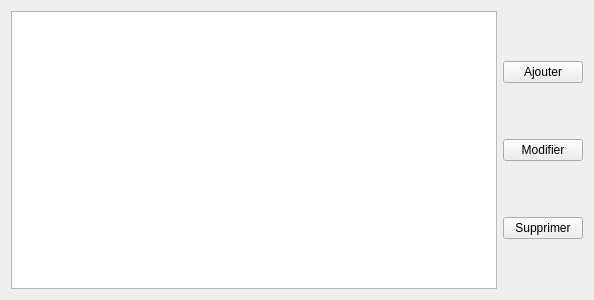
<?xml version="1.0" encoding="UTF-8"?>
<ui version="4.0">
 <class>WListeGraines</class>
 <widget class="QWidget" name="WListeGraines">
  <property name="geometry">
   <rect>
    <x>0</x>
    <y>0</y>
    <width>594</width>
    <height>300</height>
   </rect>
  </property>
  <property name="windowTitle">
   <string>Liste des graines</string>
  </property>
  <layout class="QHBoxLayout" name="horizontalLayout">
   <item>
    <layout class="QVBoxLayout" name="ly_boutons_liste_graines">
     <item>
      <widget class="QTableView" name="liste_graines"/>
     </item>
    </layout>
   </item>
   <item>
    <layout class="QVBoxLayout" name="ly_liste_graines">
     <item>
      <widget class="QPushButton" name="pb_ajouter_graine">
       <property name="text">
        <string>Ajouter</string>
       </property>
      </widget>
     </item>
     <item>
      <widget class="QPushButton" name="pb_modifier_graine">
       <property name="text">
        <string>Modifier</string>
       </property>
      </widget>
     </item>
     <item>
      <widget class="QPushButton" name="pb_supprimer_graine">
       <property name="text">
        <string>Supprimer</string>
       </property>
      </widget>
     </item>
    </layout>
   </item>
  </layout>
 </widget>
 <resources/>
 <connections/>
</ui>
